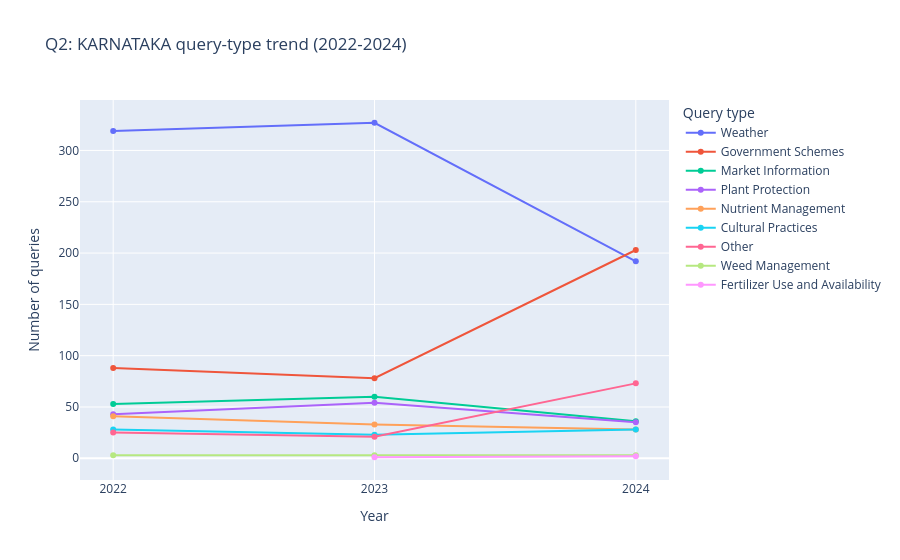
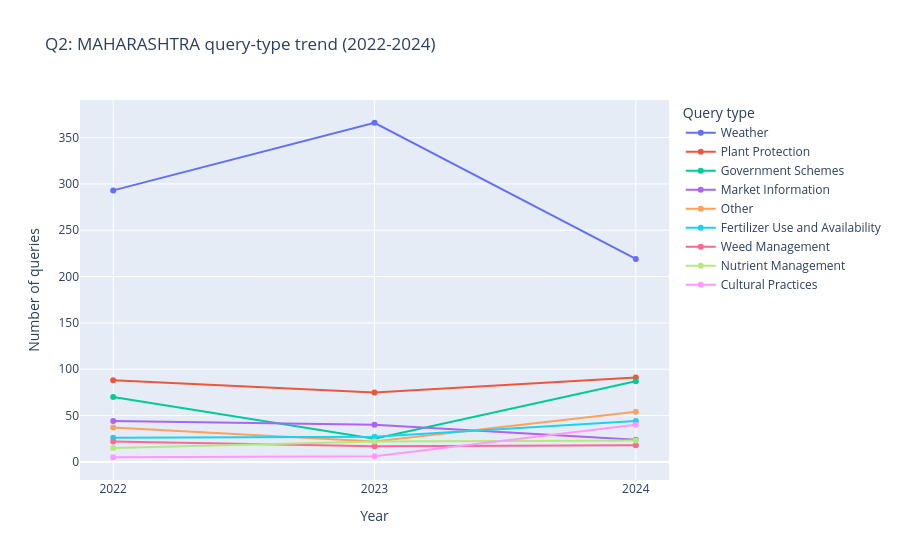
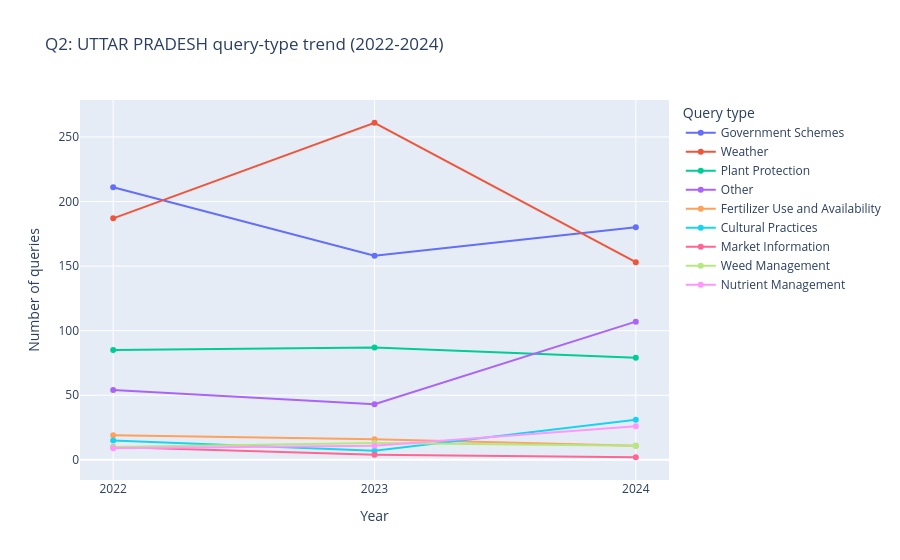

The notebook cell saved with these charts, in order:
### Markdown cell above
**Interpretation for Q2:**  
*(Which query types are growing, shrinking, or stable in each state?)*

### Code cell
# Q2: State-wise query-type trends (2022-2024), with top types + Other for readability
q2 = df.copy()
q2['StateName'] = q2['StateName'].astype(str).str.strip()
q2['QueryType_clean'] = q2['QueryType'].astype(str).str.strip()
q2 = q2[q2['year'].between(2022, 2024)].copy()

top_types_q2 = q2['QueryType_clean'].value_counts().head(8).index.tolist()
q2['QueryType_grouped'] = q2['QueryType_clean'].where(q2['QueryType_clean'].isin(top_types_q2), 'Other')

q2_trend = (
    q2.groupby(['StateName', 'year', 'QueryType_grouped'])
    .size()
    .reset_index(name='count')
    .sort_values(['StateName', 'year', 'count'], ascending=[True, True, False])
)

print('Q2 trend table (2022-2024, top query types + Other):')
display(q2_trend)

for state in sorted(q2_trend['StateName'].unique()):
    state_data = q2_trend[q2_trend['StateName'] == state]
    fig_state = px.line(
        state_data,
        x='year',
        y='count',
        color='QueryType_grouped',
        markers=True,
        title=f'Q2: {state} query-type trend (2022-2024)',
        labels={'year': 'Year', 'count': 'Number of queries', 'QueryType_grouped': 'Query type'},
    )
    fig_state.update_layout(xaxis=dict(dtick=1), legend_title='Query type')
    fig_state.show()

### Figure 1 — Plotly figure (JSON) as saved in the notebook; plotly's stock layout.template omitted (floating-point values rounded to 4 significant figures)
{"data": [{"hovertemplate": "Query type=Weather<br>Year=%{x}<br>Number of queries=%{y}<extra></extra>", "legendgroup": "Weather", "line": {"color": "#636efa", "dash": "solid"}, "marker": {"symbol": "circle"}, "mode": "lines+markers", "name": "Weather", "orientation": "v", "showlegend": true, "type": "scatter", "x": [2022, 2023, 2024], "xaxis": "x", "y": [319, 327, 192], "yaxis": "y"}, {"hovertemplate": "Query type=Government Schemes<br>Year=%{x}<br>Number of queries=%{y}<extra></extra>", "legendgroup": "Government Schemes", "line": {"color": "#EF553B", "dash": "solid"}, "marker": {"symbol": "circle"}, "mode": "lines+markers", "name": "Government Schemes", "orientation": "v", "showlegend": true, "type": "scatter", "x": [2022, 2023, 2024], "xaxis": "x", "y": [88, 78, 203], "yaxis": "y"}, {"hovertemplate": "Query type=Market Information<br>Year=%{x}<br>Number of queries=%{y}<extra></extra>", "legendgroup": "Market Information", "line": {"color": "#00cc96", "dash": "solid"}, "marker": {"symbol": "circle"}, "mode": "lines+markers", "name": "Market Information", "orientation": "v", "showlegend": true, "type": "scatter", "x": [2022, 2023, 2024], "xaxis": "x", "y": [53, 60, 36], "yaxis": "y"}, {"hovertemplate": "Query type=Plant Protection<br>Year=%{x}<br>Number of queries=%{y}<extra></extra>", "legendgroup": "Plant Protection", "line": {"color": "#ab63fa", "dash": "solid"}, "marker": {"symbol": "circle"}, "mode": "lines+markers", "name": "Plant Protection", "orientation": "v", "showlegend": true, "type": "scatter", "x": [2022, 2023, 2024], "xaxis": "x", "y": [43, 54, 35], "yaxis": "y"}, {"hovertemplate": "Query type=Nutrient Management<br>Year=%{x}<br>Number of queries=%{y}<extra></extra>", "legendgroup": "Nutrient Management", "line": {"color": "#FFA15A", "dash": "solid"}, "marker": {"symbol": "circle"}, "mode": "lines+markers", "name": "Nutrient Management", "orientation": "v", "showlegend": true, "type": "scatter", "x": [2022, 2023, 2024], "xaxis": "x", "y": [41, 33, 28], "yaxis": "y"}, {"hovertemplate": "Query type=Cultural Practices<br>Year=%{x}<br>Number of queries=%{y}<extra></extra>", "legendgroup": "Cultural Practices", "line": {"color": "#19d3f3", "dash": "solid"}, "marker": {"symbol": "circle"}, "mode": "lines+markers", "name": "Cultural Practices", "orientation": "v", "showlegend": true, "type": "scatter", "x": [2022, 2023, 2024], "xaxis": "x", "y": [28, 23, 28], "yaxis": "y"}, {"hovertemplate": "Query type=Other<br>Year=%{x}<br>Number of queries=%{y}<extra></extra>", "legendgroup": "Other", "line": {"color": "#FF6692", "dash": "solid"}, "marker": {"symbol": "circle"}, "mode": "lines+markers", "name": "Other", "orientation": "v", "showlegend": true, "type": "scatter", "x": [2022, 2023, 2024], "xaxis": "x", "y": [25, 21, 73], "yaxis": "y"}, {"hovertemplate": "Query type=Weed Management<br>Year=%{x}<br>Number of queries=%{y}<extra></extra>", "legendgroup": "Weed Management", "line": {"color": "#B6E880", "dash": "solid"}, "marker": {"symbol": "circle"}, "mode": "lines+markers", "name": "Weed Management", "orientation": "v", "showlegend": true, "type": "scatter", "x": [2022, 2023, 2024], "xaxis": "x", "y": [3, 3, 3], "yaxis": "y"}, {"hovertemplate": "Query type=Fertilizer Use and Availability<br>Year=%{x}<br>Number of queries=%{y}<extra></extra>", "legendgroup": "Fertilizer Use and Availability", "line": {"color": "#FF97FF", "dash": "solid"}, "marker": {"symbol": "circle"}, "mode": "lines+markers", "name": "Fertilizer Use and Availability", "orientation": "v", "showlegend": true, "type": "scatter", "x": [2023, 2024], "xaxis": "x", "y": [1, 2], "yaxis": "y"}], "layout": {"legend": {"title": {"text": "Query type"}, "tracegroupgap": 0}, "title": {"text": "Q2: KARNATAKA query-type trend (2022-2024)"}, "xaxis": {"anchor": "y", "domain": [0.0, 1.0], "dtick": 1, "title": {"text": "Year"}}, "yaxis": {"anchor": "x", "domain": [0.0, 1.0], "title": {"text": "Number of queries"}}}}

### Figure 2 — Plotly figure (JSON) as saved in the notebook; plotly's stock layout.template omitted (floating-point values rounded to 4 significant figures)
{"data": [{"hovertemplate": "Query type=Weather<br>Year=%{x}<br>Number of queries=%{y}<extra></extra>", "legendgroup": "Weather", "line": {"color": "#636efa", "dash": "solid"}, "marker": {"symbol": "circle"}, "mode": "lines+markers", "name": "Weather", "orientation": "v", "showlegend": true, "type": "scatter", "x": [2022, 2023, 2024], "xaxis": "x", "y": [293, 366, 219], "yaxis": "y"}, {"hovertemplate": "Query type=Plant Protection<br>Year=%{x}<br>Number of queries=%{y}<extra></extra>", "legendgroup": "Plant Protection", "line": {"color": "#EF553B", "dash": "solid"}, "marker": {"symbol": "circle"}, "mode": "lines+markers", "name": "Plant Protection", "orientation": "v", "showlegend": true, "type": "scatter", "x": [2022, 2023, 2024], "xaxis": "x", "y": [88, 75, 91], "yaxis": "y"}, {"hovertemplate": "Query type=Government Schemes<br>Year=%{x}<br>Number of queries=%{y}<extra></extra>", "legendgroup": "Government Schemes", "line": {"color": "#00cc96", "dash": "solid"}, "marker": {"symbol": "circle"}, "mode": "lines+markers", "name": "Government Schemes", "orientation": "v", "showlegend": true, "type": "scatter", "x": [2022, 2023, 2024], "xaxis": "x", "y": [70, 25, 87], "yaxis": "y"}, {"hovertemplate": "Query type=Market Information<br>Year=%{x}<br>Number of queries=%{y}<extra></extra>", "legendgroup": "Market Information", "line": {"color": "#ab63fa", "dash": "solid"}, "marker": {"symbol": "circle"}, "mode": "lines+markers", "name": "Market Information", "orientation": "v", "showlegend": true, "type": "scatter", "x": [2022, 2023, 2024], "xaxis": "x", "y": [44, 40, 24], "yaxis": "y"}, {"hovertemplate": "Query type=Other<br>Year=%{x}<br>Number of queries=%{y}<extra></extra>", "legendgroup": "Other", "line": {"color": "#FFA15A", "dash": "solid"}, "marker": {"symbol": "circle"}, "mode": "lines+markers", "name": "Other", "orientation": "v", "showlegend": true, "type": "scatter", "x": [2022, 2023, 2024], "xaxis": "x", "y": [37, 22, 54], "yaxis": "y"}, {"hovertemplate": "Query type=Fertilizer Use and Availability<br>Year=%{x}<br>Number of queries=%{y}<extra></extra>", "legendgroup": "Fertilizer Use and Availability", "line": {"color": "#19d3f3", "dash": "solid"}, "marker": {"symbol": "circle"}, "mode": "lines+markers", "name": "Fertilizer Use and Availability", "orientation": "v", "showlegend": true, "type": "scatter", "x": [2022, 2023, 2024], "xaxis": "x", "y": [26, 27, 44], "yaxis": "y"}, {"hovertemplate": "Query type=Weed Management<br>Year=%{x}<br>Number of queries=%{y}<extra></extra>", "legendgroup": "Weed Management", "line": {"color": "#FF6692", "dash": "solid"}, "marker": {"symbol": "circle"}, "mode": "lines+markers", "name": "Weed Management", "orientation": "v", "showlegend": true, "type": "scatter", "x": [2022, 2023, 2024], "xaxis": "x", "y": [22, 17, 18], "yaxis": "y"}, {"hovertemplate": "Query type=Nutrient Management<br>Year=%{x}<br>Number of queries=%{y}<extra></extra>", "legendgroup": "Nutrient Management", "line": {"color": "#B6E880", "dash": "solid"}, "marker": {"symbol": "circle"}, "mode": "lines+markers", "name": "Nutrient Management", "orientation": "v", "showlegend": true, "type": "scatter", "x": [2022, 2023, 2024], "xaxis": "x", "y": [15, 22, 23], "yaxis": "y"}, {"hovertemplate": "Query type=Cultural Practices<br>Year=%{x}<br>Number of queries=%{y}<extra></extra>", "legendgroup": "Cultural Practices", "line": {"color": "#FF97FF", "dash": "solid"}, "marker": {"symbol": "circle"}, "mode": "lines+markers", "name": "Cultural Practices", "orientation": "v", "showlegend": true, "type": "scatter", "x": [2022, 2023, 2024], "xaxis": "x", "y": [5, 6, 40], "yaxis": "y"}], "layout": {"legend": {"title": {"text": "Query type"}, "tracegroupgap": 0}, "title": {"text": "Q2: MAHARASHTRA query-type trend (2022-2024)"}, "xaxis": {"anchor": "y", "domain": [0.0, 1.0], "dtick": 1, "title": {"text": "Year"}}, "yaxis": {"anchor": "x", "domain": [0.0, 1.0], "title": {"text": "Number of queries"}}}}

### Figure 3 — Plotly figure (JSON) as saved in the notebook; plotly's stock layout.template omitted (floating-point values rounded to 4 significant figures)
{"data": [{"hovertemplate": "Query type=Government Schemes<br>Year=%{x}<br>Number of queries=%{y}<extra></extra>", "legendgroup": "Government Schemes", "line": {"color": "#636efa", "dash": "solid"}, "marker": {"symbol": "circle"}, "mode": "lines+markers", "name": "Government Schemes", "orientation": "v", "showlegend": true, "type": "scatter", "x": [2022, 2023, 2024], "xaxis": "x", "y": [211, 158, 180], "yaxis": "y"}, {"hovertemplate": "Query type=Weather<br>Year=%{x}<br>Number of queries=%{y}<extra></extra>", "legendgroup": "Weather", "line": {"color": "#EF553B", "dash": "solid"}, "marker": {"symbol": "circle"}, "mode": "lines+markers", "name": "Weather", "orientation": "v", "showlegend": true, "type": "scatter", "x": [2022, 2023, 2024], "xaxis": "x", "y": [187, 261, 153], "yaxis": "y"}, {"hovertemplate": "Query type=Plant Protection<br>Year=%{x}<br>Number of queries=%{y}<extra></extra>", "legendgroup": "Plant Protection", "line": {"color": "#00cc96", "dash": "solid"}, "marker": {"symbol": "circle"}, "mode": "lines+markers", "name": "Plant Protection", "orientation": "v", "showlegend": true, "type": "scatter", "x": [2022, 2023, 2024], "xaxis": "x", "y": [85, 87, 79], "yaxis": "y"}, {"hovertemplate": "Query type=Other<br>Year=%{x}<br>Number of queries=%{y}<extra></extra>", "legendgroup": "Other", "line": {"color": "#ab63fa", "dash": "solid"}, "marker": {"symbol": "circle"}, "mode": "lines+markers", "name": "Other", "orientation": "v", "showlegend": true, "type": "scatter", "x": [2022, 2023, 2024], "xaxis": "x", "y": [54, 43, 107], "yaxis": "y"}, {"hovertemplate": "Query type=Fertilizer Use and Availability<br>Year=%{x}<br>Number of queries=%{y}<extra></extra>", "legendgroup": "Fertilizer Use and Availability", "line": {"color": "#FFA15A", "dash": "solid"}, "marker": {"symbol": "circle"}, "mode": "lines+markers", "name": "Fertilizer Use and Availability", "orientation": "v", "showlegend": true, "type": "scatter", "x": [2022, 2023, 2024], "xaxis": "x", "y": [19, 16, 11], "yaxis": "y"}, {"hovertemplate": "Query type=Cultural Practices<br>Year=%{x}<br>Number of queries=%{y}<extra></extra>", "legendgroup": "Cultural Practices", "line": {"color": "#19d3f3", "dash": "solid"}, "marker": {"symbol": "circle"}, "mode": "lines+markers", "name": "Cultural Practices", "orientation": "v", "showlegend": true, "type": "scatter", "x": [2022, 2023, 2024], "xaxis": "x", "y": [15, 7, 31], "yaxis": "y"}, {"hovertemplate": "Query type=Market Information<br>Year=%{x}<br>Number of queries=%{y}<extra></extra>", "legendgroup": "Market Information", "line": {"color": "#FF6692", "dash": "solid"}, "marker": {"symbol": "circle"}, "mode": "lines+markers", "name": "Market Information", "orientation": "v", "showlegend": true, "type": "scatter", "x": [2022, 2023, 2024], "xaxis": "x", "y": [10, 4, 2], "yaxis": "y"}, {"hovertemplate": "Query type=Weed Management<br>Year=%{x}<br>Number of queries=%{y}<extra></extra>", "legendgroup": "Weed Management", "line": {"color": "#B6E880", "dash": "solid"}, "marker": {"symbol": "circle"}, "mode": "lines+markers", "name": "Weed Management", "orientation": "v", "showlegend": true, "type": "scatter", "x": [2022, 2023, 2024], "xaxis": "x", "y": [10, 13, 11], "yaxis": "y"}, {"hovertemplate": "Query type=Nutrient Management<br>Year=%{x}<br>Number of queries=%{y}<extra></extra>", "legendgroup": "Nutrient Management", "line": {"color": "#FF97FF", "dash": "solid"}, "marker": {"symbol": "circle"}, "mode": "lines+markers", "name": "Nutrient Management", "orientation": "v", "showlegend": true, "type": "scatter", "x": [2022, 2023, 2024], "xaxis": "x", "y": [9, 11, 26], "yaxis": "y"}], "layout": {"legend": {"title": {"text": "Query type"}, "tracegroupgap": 0}, "title": {"text": "Q2: UTTAR PRADESH query-type trend (2022-2024)"}, "xaxis": {"anchor": "y", "domain": [0.0, 1.0], "dtick": 1, "title": {"text": "Year"}}, "yaxis": {"anchor": "x", "domain": [0.0, 1.0], "title": {"text": "Number of queries"}}}}
